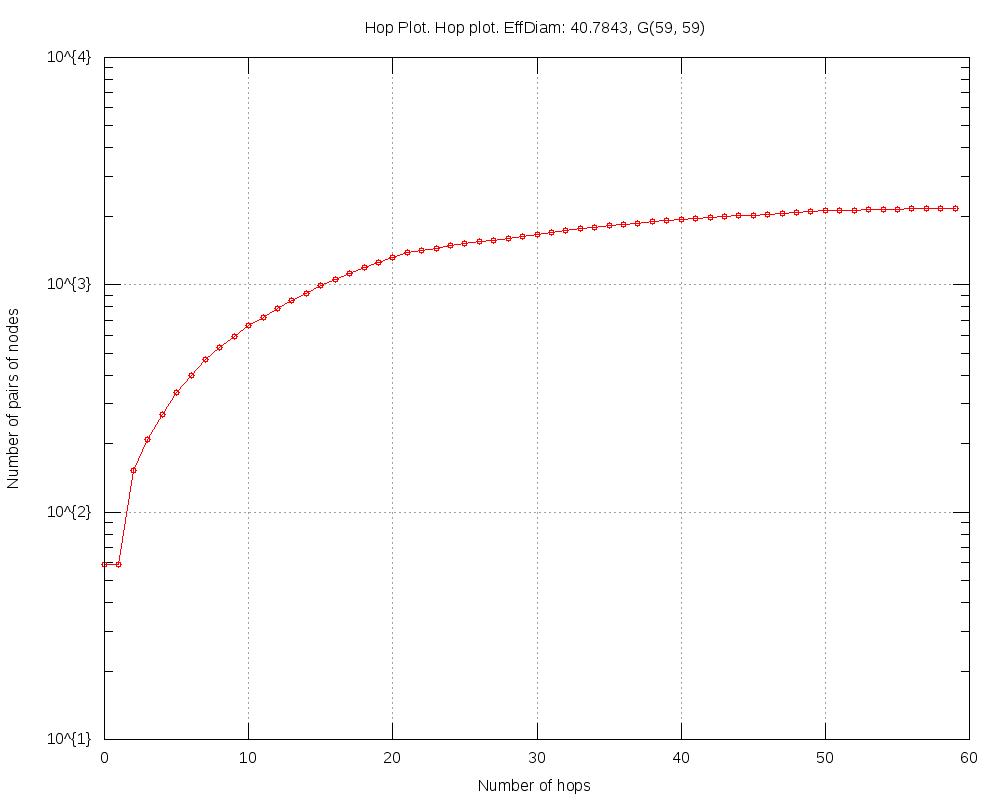

Source code (gnuplot):
#
# Hop Plot. Hop plot. EffDiam: 40.7843, G(59, 59) (Sun Apr 27 20:56:20 2014)
#

set title "Hop Plot. Hop plot. EffDiam: 40.7843, G(59, 59)"
set key bottom right
set logscale y 10
set format y "10^{%L}"
set mytics 10
set grid
set xlabel "Number of hops"
set ylabel "Number of pairs of nodes"
set tics scale 2
set terminal png size 1000,800
set output 'hop.TwitterTCL1.25.png'
plot 	"hop.TwitterTCL1.25.tab" using 1:2 title "" with linespoints pt 6
